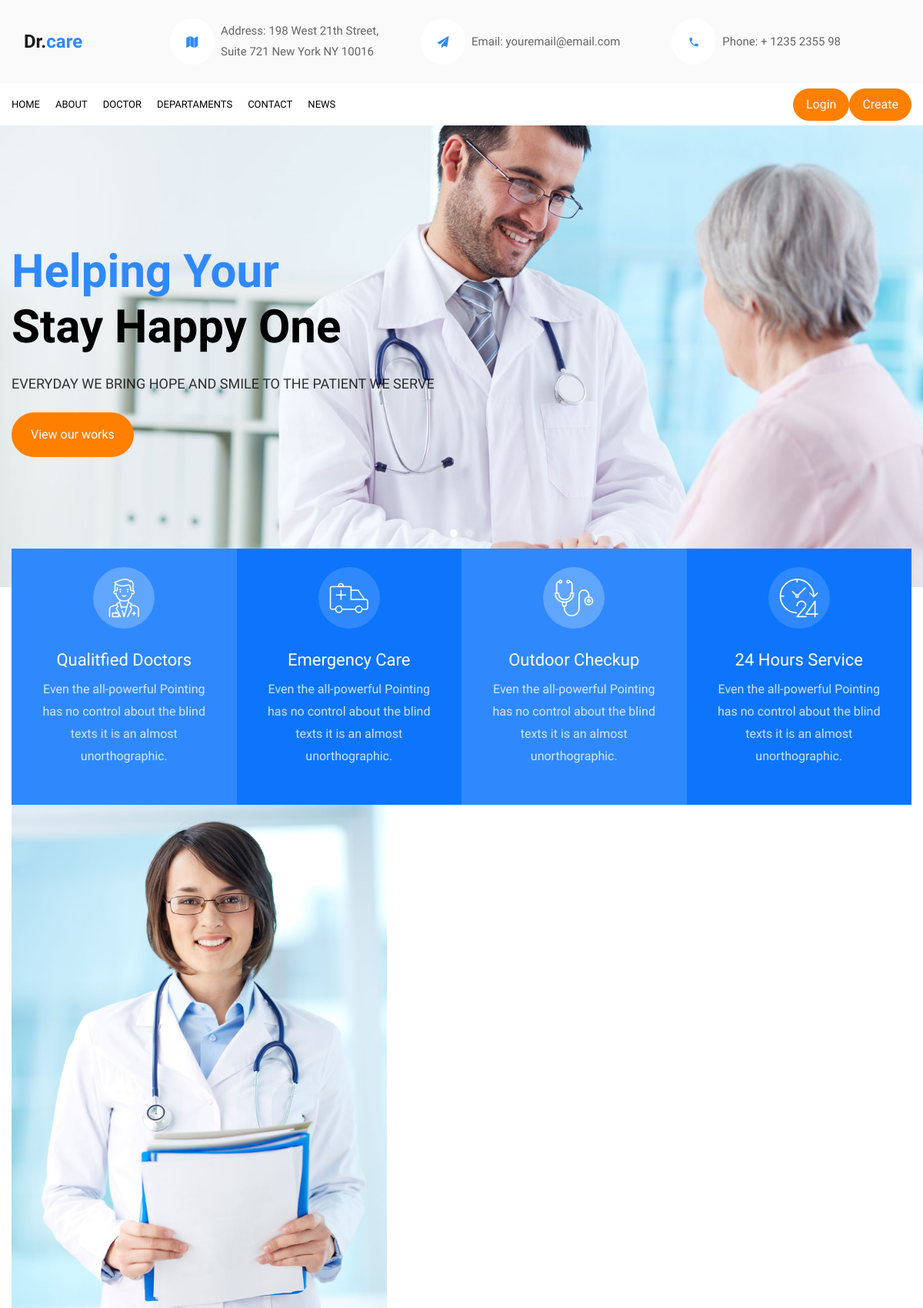
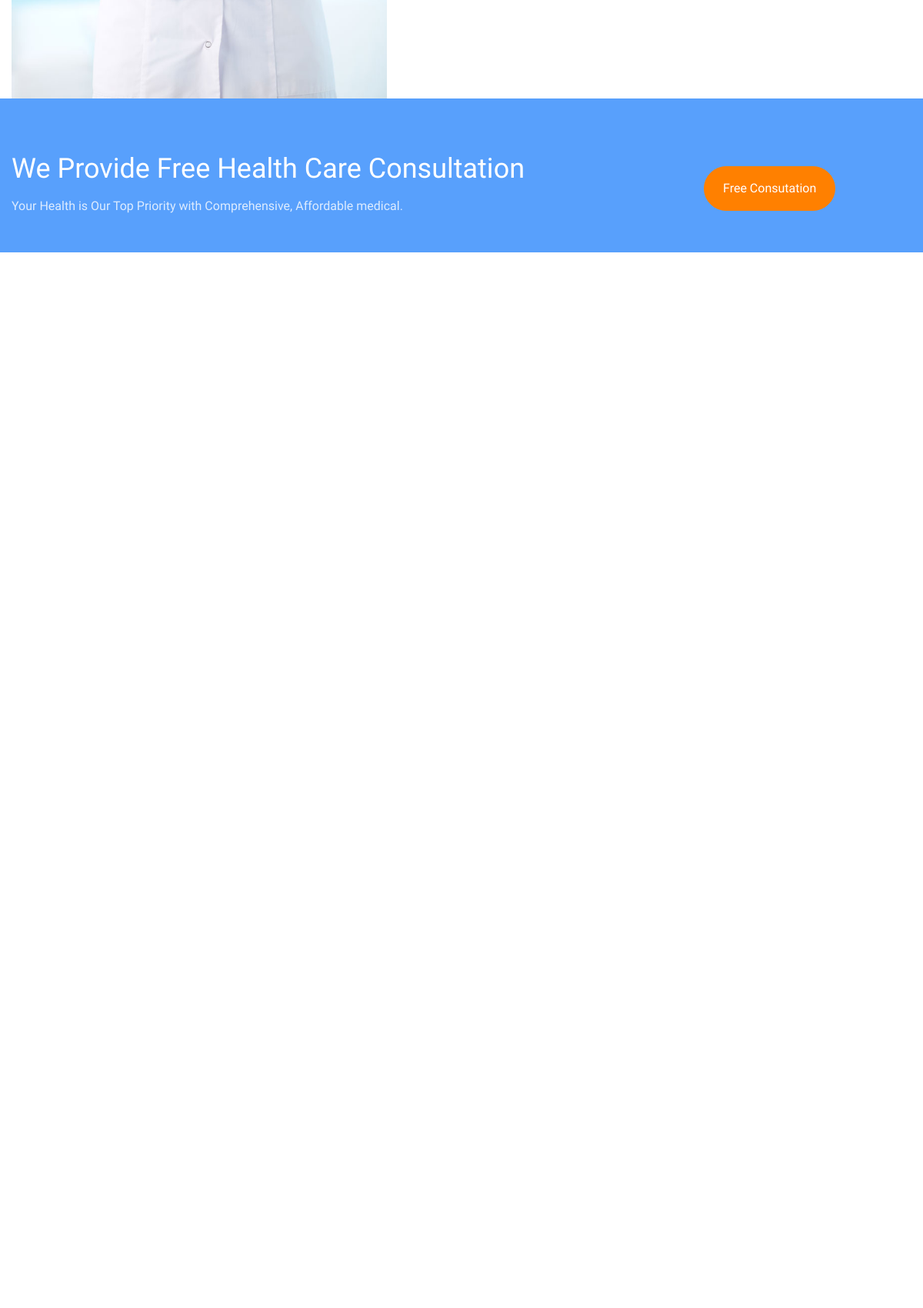
The page / (upper part) on the database its author committed (2 pictures, top to bottom).
### tables this page shows
CREATE TABLE IF NOT EXISTS `menu` (
  `id` int(11) NOT NULL AUTO_INCREMENT,
  `name` varchar(30) NOT NULL,
  `link` varchar(30) NOT NULL,
  PRIMARY KEY (`id`)
);

### php/functions.php (the view, shortened to what this page needs)
<?php
function getMenuLinks($conn){
    $SelectMenu = "SELECT `id`,`name`,`link` FROM `menu` ORDER BY `id` ASC";
    $resultSelectMenu = $conn->query($SelectMenu);
    if($resultSelectMenu->num_rows > 0){
        while($row = $resultSelectMenu->fetch_assoc()) {
        echo '<li class="nav-item"><a href="/'.$row['link'].'.php" class="nav-link pl-0">'.$row['name'].'</a></li>';
    }
  }
}

### rows shown on the page
menu: name "HOME"
menu: name "ABOUT"
menu: name "DOCTOR"
menu: name "DEPARTAMENTS"
menu: name "CONTACT"
menu: name "NEWS"
